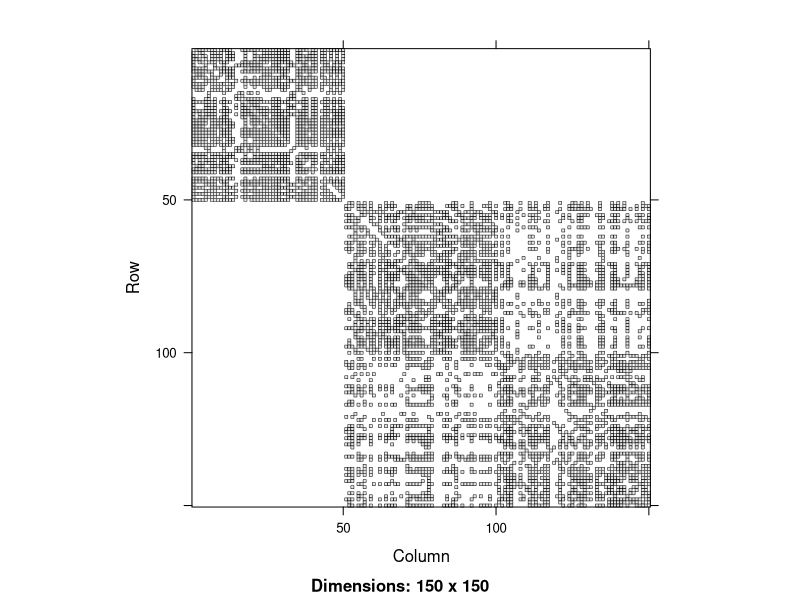
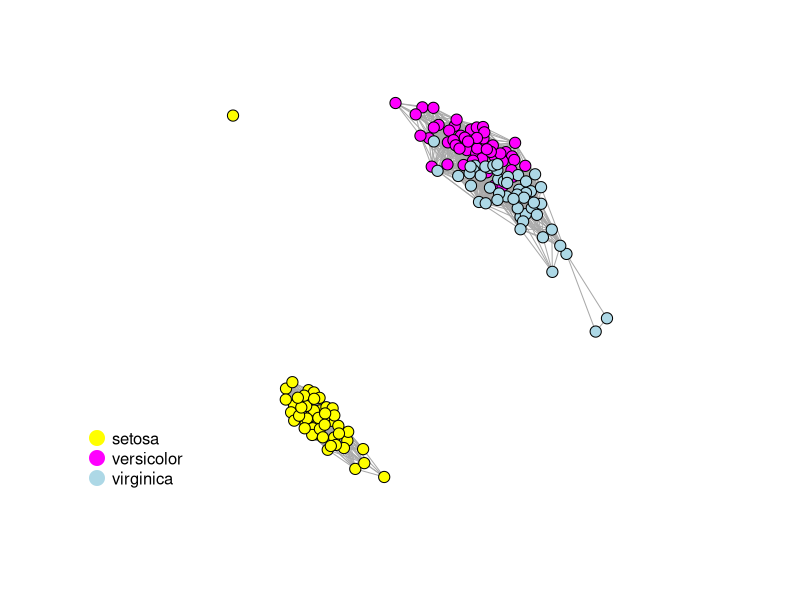
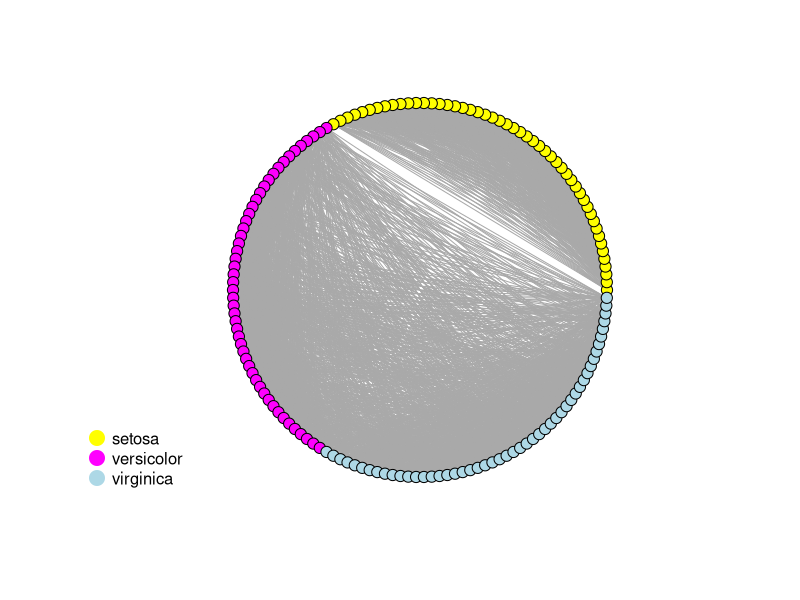
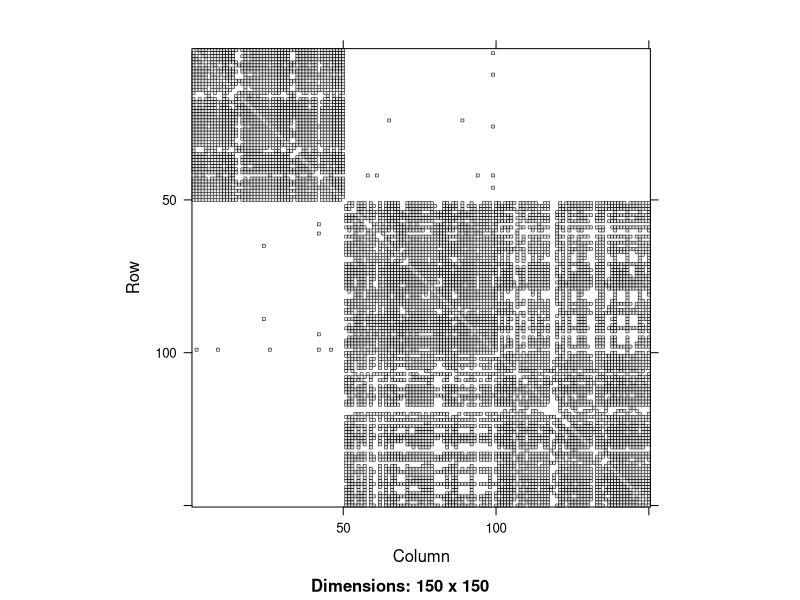
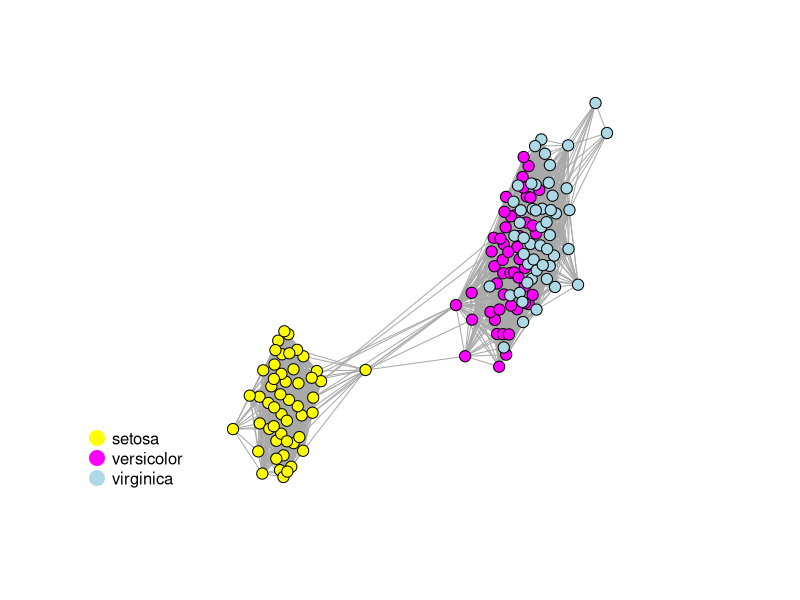
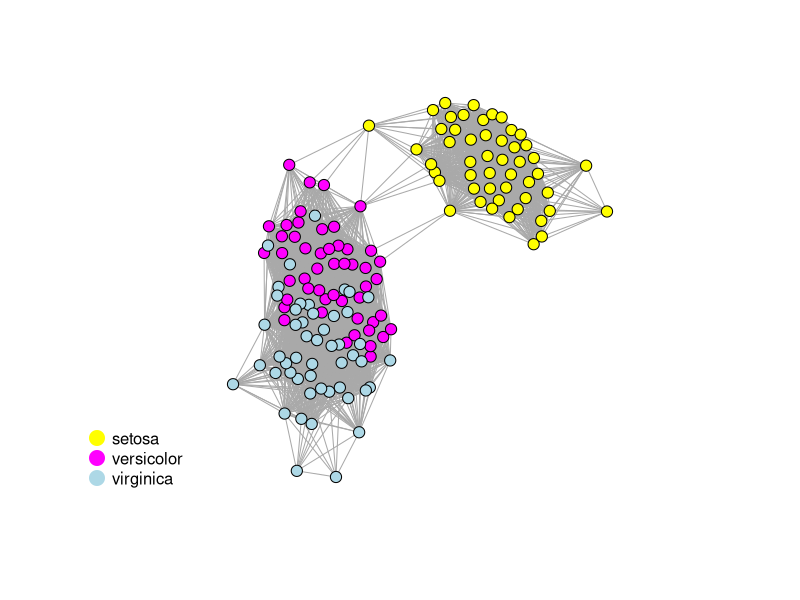
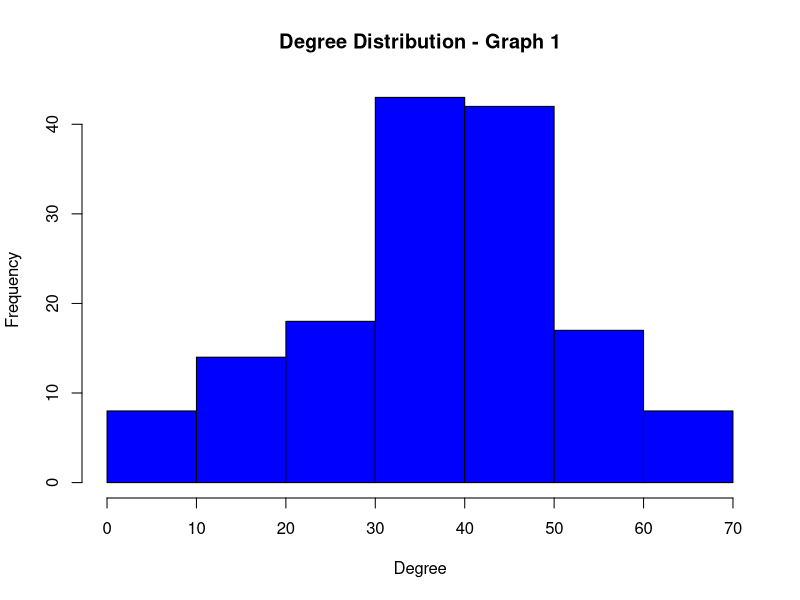
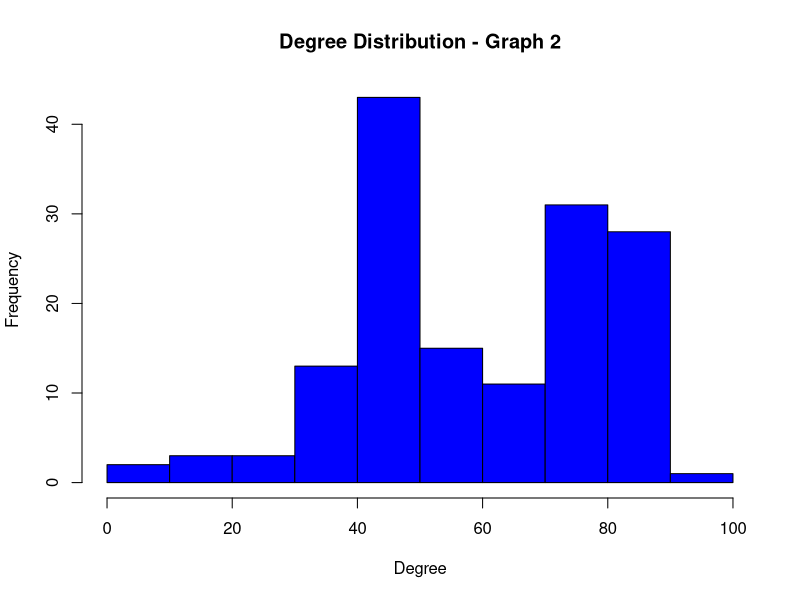

Here is the R script that generated these plots, in order:
## ---- chunk 1
knitr::opts_chunk$set(echo = TRUE)
library(tidyverse)
library(igraph)
library(Matrix)
## ---- chunk 2
data(iris)

# seperate data
irisData <- iris[,1:4]
irisClass <- as.numeric(iris$Species)

# standardize data to have mean 0
irisData <- scale(irisData)

# Calculate adjacency matrix of distances between all pairs of flowers
adjacency.mat <- as.matrix(dist(irisData))

# get 25 percentile of distances
quart25 <- quantile(adjacency.mat[lower.tri(adjacency.mat,diag=FALSE)],.25)

# remove edges not in the bottom 25% distances
adjacency.mat1 <- ifelse((adjacency.mat<=quart25) & (adjacency.mat>0), 1, 0)
## ---- chunk 3
#visulize adjacency matrix
image(Matrix(adjacency.mat1))
## ---- chunk 4
# turn adjacency matrix to igraph object
graph1 <- graph.adjacency(adjacency.mat1,mode='undirected')

# specify a vector of 3 colors for the speciies
colorvec <- c('yellow','magenta','lightblue')

# assign colors to nodes
V(graph1)$color <- colorvec[irisClass]
## ---- chunk 5

# plot data
plot(graph1,vertex.size=6,vertex.label=NA)
legend("bottomleft", legend=c('setosa','versicolor','virginica') , col = colorvec , bty = "n", 
       pch=20 , pt.cex = 3, cex = 1 , horiz = FALSE)
## ---- chunk 6
plot(graph1, layout = layout.circle, vertex.label=NA, vertex.size=6)
legend("bottomleft", legend=c('setosa','versicolor','virginica') , col = colorvec , bty = "n", 
       pch=20 , pt.cex = 3, cex = 1 , horiz = FALSE)
## ---- chunk 7
# get 40th percentile of distances
quart40 <- quantile(adjacency.mat[lower.tri(adjacency.mat,diag=FALSE)],.4)

# remove edges not in the bottom 25% distances
adjacency.mat2 <- ifelse((adjacency.mat<=quart40) & (adjacency.mat>0), 1, 0)
## ---- chunk 8
#visulize adjacency matrix
image(Matrix(adjacency.mat2))
## ---- chunk 9
# turn adjacency matrix to igraph object
graph2 <- graph.adjacency(adjacency.mat2,mode='undirected')

# specify a vector of 3 colors for the speciies
colorvec <- c('yellow','magenta','lightblue')

# assign colors to nodes
V(graph2)$color <- colorvec[irisClass]

## ---- chunk 10
# plot data
plot(graph2,vertex.size=6,vertex.label=NA)
legend("bottomleft", legend=c('setosa','versicolor','virginica') , col = colorvec , bty = "n", 
       pch=20 , pt.cex = 3, cex = 1 , horiz = FALSE)
## ---- chunk 11
plot(graph2, layout = layout.kamada.kawai, vertex.label=NA, vertex.size=6)
legend("bottomleft", legend=c('setosa','versicolor','virginica') , col = colorvec , bty = "n", 
       pch=20 , pt.cex = 3, cex = 1 , horiz = FALSE)
## ---- chunk 12
igraph::is.connected(graph1)

igraph::is.connected(graph2)
## ---- chunk 13
# decompose graph1 into its connected components
comps1 <- decompose.graph(graph1) #calculates the connected components

#count the number of vertices in each connected component
table(sapply(comps1, vcount)) 
## ---- chunk 14
# get network diameter
diameter(graph1)
diameter(graph2)
## ---- chunk 15
#Count the total number of edges in graph 1
ecount(graph1)

#Count the total number of edges in graph 2
ecount(graph2)

## ---- chunk 16
#Calculate the degree of the  network
d.g1 <- igraph::degree(graph1) #this is the degree sequence
hist(d.g1 ,col="blue",
     xlab="Degree", ylab="Frequency",
     main="Degree Distribution - Graph 1")

#Calculate the degree of the  network
d.g2 <- igraph::degree(graph2) #this is the degree sequence
hist(d.g2 ,col="blue",
     xlab="Degree", ylab="Frequency",
     main="Degree Distribution - Graph 2")
